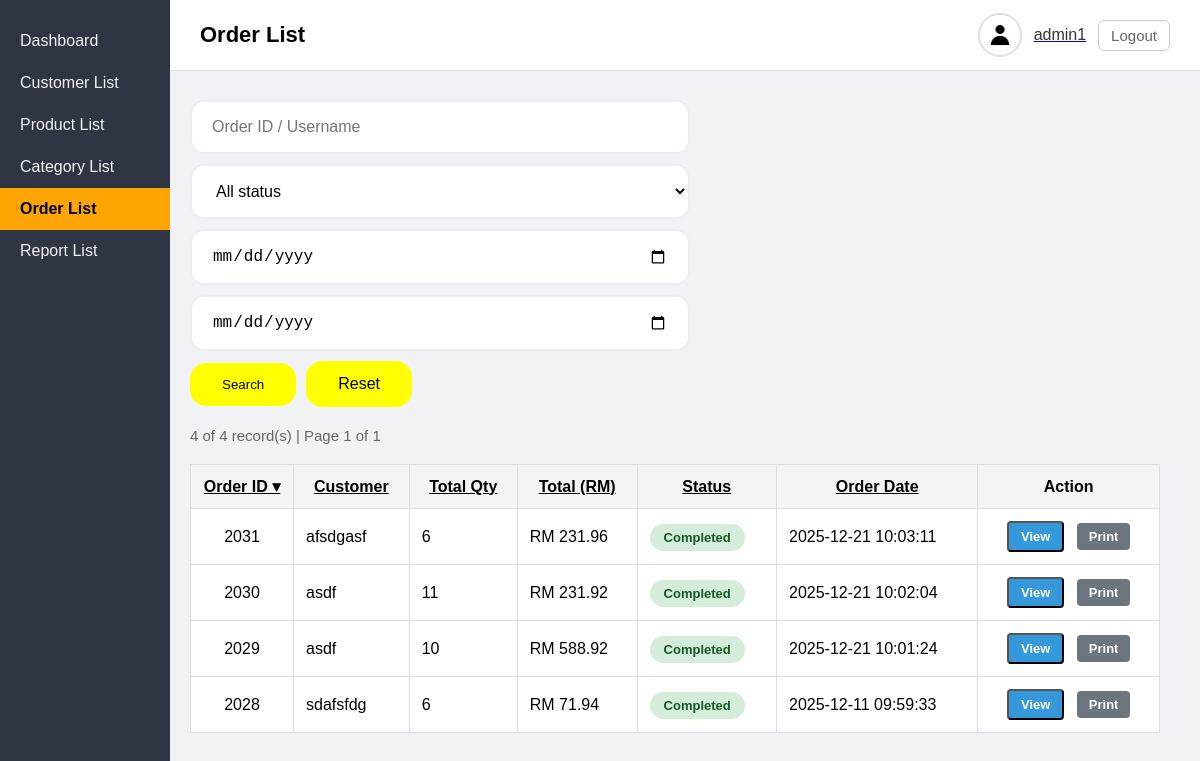
Screenshot of /admin/page/order.php (signed in) with the database file from the repository.
### tables this page shows
CREATE TABLE `orders` (
  `order_id` int(11) NOT NULL,
  `customer_id` int(11) NOT NULL,
  `total_amount` decimal(10,2) NOT NULL,
  `status` enum('pending','completed','shipping') NOT NULL DEFAULT 'pending',
  `order_date` timestamp NOT NULL DEFAULT current_timestamp(),
  `shipping_address` text NOT NULL,
  `shipping_city` varchar(100) NOT NULL,
  `shipping_state` varchar(100) NOT NULL,
  `shipping_postcode` varchar(20) NOT NULL
);

CREATE TABLE `customer` (
  `customer_id` int(11) NOT NULL,
  `username` varchar(100) NOT NULL,
  `email` varchar(100) NOT NULL,
  `is_verified` tinyint(1) DEFAULT 0,
  `password` varchar(255) NOT NULL,
  `failed_attempt` int(11) NOT NULL DEFAULT 0,
  `last_failed_at` datetime DEFAULT NULL,
  `phone` varchar(20) NOT NULL,
  `created_at` datetime NOT NULL DEFAULT current_timestamp(),
  `photo` varchar(255) NOT NULL,
  `is_blocked` tinyint(1) NOT NULL DEFAULT 0
);

### admin/lib/SimplePager.php (called while the page is built, shortened)
<?php
class SimpleOPager {
    public function __construct(
        string $list_sql,
        string $count_sql,
        array  $params,
        int    $limit,
        int    $page
    ) {
        global $_db;
        $this->limit = max((int)$limit, 1);
        $this->page  = max((int)$page, 1);
        $stm = $_db->prepare($count_sql);
        $stm->execute($params);
        $this->item_count = (int)$stm->fetchColumn();
        $this->page_count = max((int)ceil($this->item_count / $this->limit), 1);
        $offset = ($this->page - 1) * $this->limit;
        $final_sql = $list_sql . " LIMIT $offset, {$this->limit}";
        $stm = $_db->prepare($final_sql);
        $stm->execute($params);
        $this->result = $stm->fetchAll();
        $this->count = count($this->result);
    }
}

### admin/page/order.php (the view, shortened to what this page needs)
<?php
require '../_base.php';
$current = 'order';
$_title  = 'Order List';
$date_from = req('date_from');
$date_to   = req('date_to');
$fields = [
    'o.order_id'     => 'Order ID',
    'c.username'     => 'Customer',
    'total_qty'      => 'Total Qty',
    'o.total_amount' => 'Total (RM)',
    'o.status'       => 'Status',
    'o.order_date'   => 'Order Date',
];
$sql = "
    SELECT
        o.order_id,
        o.total_amount,
        o.status,
        o.order_date,
        c.username,
        COALESCE(SUM(oi.quantity), 0) AS total_qty
    FROM orders o
    LEFT JOIN customer c ON o.customer_id = c.customer_id
    LEFT JOIN order_item oi ON o.order_id = oi.order_id
    WHERE 1 = 1
";
$count_sql = "
    SELECT COUNT(DISTINCT o.order_id)
    FROM orders o
    LEFT JOIN customer c ON o.customer_id = c.customer_id
    LEFT JOIN order_item oi ON o.order_id = oi.order_id
    WHERE 1 = 1
";
$params = [];
$q = [];
$status_list = [
    'pending'   => 'Paid',
    'shipping'  => 'Shipping',
    'completed' => 'Completed',
];
$sql .= " GROUP BY o.order_id";
$qs = implode('&', $q);
$sort = req('sort');
if (!array_key_exists($sort, $fields)) {
    $sort = 'o.order_id';
}
$dir = req('dir');
if (!in_array($dir, ['asc', 'desc'])) {
    $dir = 'desc';
}
$sql .= " ORDER BY $sort $dir";
$page = max(1, (int)req('page', 1));
require_once '../lib/SimplePager.php';
$p = new SimpleOPager(
    $sql,
    $count_sql,
    $params,
    10,
    $page
);
$arr = $p->result;
include '../_head.php';
?>
<div class="content">
    <form method="get" class="search-form" style="display:flex; gap:10px; flex-wrap:wrap; margin-bottom:20px; align-items:center;">
        <?= html_search('name', 'Order ID / Username') ?>
        <?= html_select('status', $status_list, 'All status', '', true) ?>
        <input type="date" name="date_from" value="<?= encode($date_from) ?>">
        <input type="date" name="date_to" value="<?= encode($date_to) ?>">
        <button style="padding:14px 32px; background:yellow; color:black; border:none; border-radius:16px;">
            Search
        </button>
        <a href="order.php" style="padding:14px 32px; background:yellow; color:black; border:none; border-radius:16px; text-decoration:none;">
            Reset
        </a>
    </form>
    <p style="margin:20px 0; color:#666; font-size:15px;">
        <?= $p->count ?> of <?= $p->item_count ?> record(s) |
        Page <?= $p->page ?> of <?= $p->page_count ?>
    </p>
    <table class="product-table">
        <tr>
            <?= table_headers($fields, $sort, $dir, "page=$page&$qs") ?>
            <th style="text-align:center;">Action</th>
        </tr>
        <?php if (empty($arr)): ?>
            <tr>
                <td colspan="7" style="text-align:center; padding:40px; color:#999;">No order found</td>
            </tr>
        <?php else: ?>
            <?php foreach ($arr as $s): ?>
                <tr>
                    <td><?= encode($s->order_id) ?></td>
                    <td><?= $s->username ? encode($s->username) : '<em style="color:#999;">(no user)</em>' ?></td>
                    <td><?= (int)$s->total_qty ?></td>
                    <td>RM <?= number_format($s->total_amount, 2) ?></td>
                    <td>
                        <?php
                        $status_class = match ($s->status) {
                            'pending'   => 'background:#fff3cd;color:#856404;',
                            'shipping'  => 'background:#cce5ff;color:#004085;',
                            'completed' => 'background:#d4edda;color:#155724;',
                        };
                        ?>
                        <span style="padding:6px 14px; border-radius:20px; font-size:13px; font-weight:600; <?= $status_class ?>">
                            <?= ucfirst($s->status) ?>
                        </span>
                    </td>
                    <td><?= encode($s->order_date) ?></td>
                    <td style="text-align:center; white-space:nowrap;">
                        <button data-get="../order/detail.php?id=<?= encode($s->order_id) ?>" class="btn action-btn">View</button>
                        <?php if ($s->status === 'completed'): ?>
                            <a href="../order/export.php?id=<?= encode($s->order_id) ?>" target="_blank" class="btn btn-print">Print</a>
                        <?php endif; ?>
                    </td>
                </tr>
            <?php endforeach; ?>
        <?php endif; ?>
    </table>
</div>
<?php include '../_foot.php'; ?>

### admin/_head.php (shortened to what this page needs)
<!DOCTYPE html>
<html>
<head>
    <link rel="stylesheet" href="/admin/css/app.css">
    <link href='https://unpkg.com/boxicons@2.1.4/css/boxicons.min.css' rel='stylesheet'>
    <link href='https://cdn.boxicons.com/3.0.5/fonts/basic/boxicons.min.css' rel='stylesheet'>
</head>
<body class="<?= htmlspecialchars($_body_class ?? '') ?>">
<?php if (isset($_SESSION['admin_id'])): ?>
    <?php
        $admin_id = $_SESSION['admin_id'];
        $stm = $_db->prepare('SELECT * FROM admin WHERE admin_id = ? ');
        $stm->execute([$admin_id]);
        $admin = $stm->fetch();
        $profile_pic = $_SESSION['profile_pic'] = $admin->photo ?: 'default_pic.jpg';
    ?>
    <div class="sidebar">
        <ul>
            <li class="<?= $current == 'dashboard' ? 'active' : '' ?>">
                <a href="/admin/page/dashboard.php">Dashboard</a>
            </li>
            <li class="<?= $current == 'customer' ? 'active' : '' ?>">
                <a href="/admin/page/customer.php">Customer List</a>
        </li>
        <li class="<?= $current == 'product' ? 'active' : '' ?>">
                <a href="/admin/page/product.php">Product List</a>
            </li>
            <li class="<?= $current == 'category' ? 'active' : '' ?>">
                <a href="/admin/page/category.php">Category List</a>
            </li>
            <li class="<?= $current == 'order' ? 'active' : '' ?>">
                <a href="/admin/page/order.php">Order List</a>
            </li>
            <li class="<?= $current == 'report' ? 'active' : '' ?>">
                <a href="/admin/page/report.php">Report List</a>
            </li>
        </ul>
    </div>
<main>
        <div class="header">
            <h2><?= $_title ?></h2>
            <div class="user-info">
            <img
            src="/admin/images/profile/<?= $profile_pic ?>"
            alt="<?= htmlspecialchars($_SESSION['admin_username']) ?>'s Profile"
            class="img"
            onclick="window.location.href='/admin/page/adminprofile.php'"
            style="cursor:pointer;"
            >
            <a href="/admin/page/adminprofile.php">
                <span><?= htmlspecialchars($_SESSION['admin_username']) ?></span>
                <a href="/admin/page/adminlogout.php" class="logout">Logout</a>
            </div>
        </div>
        <?php endif; ?>

### admin/css/app.css (style rules this page uses)
body { margin: 0; font-family: Arial, sans-serif; background: #f1f2f6; }
.sidebar { width: 170px; height: 100vh; background: #2f3542; position: fixed; top: 0; left: 0; padding-top: 20px; color: white; }
.sidebar ul { margin-bottom: 15px; list-style: none; padding: 0; margin: 0; }
.sidebar ul li a { display: block; padding: 12px 20px; color: #f1f2f6; text-decoration: none; font-size: 16px; }
.sidebar ul li.active a { background: #ffa502; color: black !important; font-weight :bold; }
.header { height: 70px; display: flex; justify-content: space-between; align-items: center; padding: 0 30px; background: #fff; border-bottom: 1px solid #e5e5e5; position: fixed; top: 0; left: 170px; right: 0; z-index: 10; }
.header h2 { margin: 0; font-size: 22px; font-weight: 600; }
.user-info { display: flex; align-items: center; gap: 12px; }
.user-info img { width: 40px; height: 40px; border-radius: 50%; object-fit: cover; border: 2px solid #ddd; }
.user-info span { font-size: 16px; font-weight: 500; color: #333; }
.user-info a.logout { text-decoration: none; font-size: 15px; color: #666; padding: 6px 12px; border: 1px solid #ccc; border-radius: 6px; transition: 0.2s ease; }
.content { margin-left: 150px; padding: 100px 40px 40px 40px; }
table { width: 100%; border-collapse: collapse; margin-top: 20px; background: white; }
table th, table td { border: 1px solid #ddd; padding: 12px; }
table th { background: #f4f4f4; font-weight: bold; }
.btn { display: inline-block; padding: 6px 12px; margin: 0 4px; border-radius: 4px; text-decoration: none; font-size: 13px; font-weight: bold; color: white; }
.btn { background: #3498db; }
.btn-print { background-color: #6c757d; color: white; }
.search-form { display: flex; align-items: center; gap: 12px; flex-wrap: wrap; flex: 1; max-width: 500px; }
.product-table td:first-child { width: 90px; padding: 6px; text-align: center; }
input, select, textarea { width: 100%; padding: 16px 20px; border: 2px solid #eee; border-radius: 14px; font-size: 16px; background: #fff; box-sizing: border-box; transition: all 0.3s; }

### rows the page displays
orders: order_id "2031", customer.username "afsdgasf", total_qty "6", total_amount "231.96", status "Completed", order_date "2025-12-21 10:03:11"
orders: order_id "2030", customer.username "asdf", total_qty "11", total_amount "231.92", status "Completed", order_date "2025-12-21 10:02:04"
orders: order_id "2029", customer.username "asdf", total_qty "10", total_amount "588.92", status "Completed", order_date "2025-12-21 10:01:24"
orders: order_id "2028", customer.username "sdafsfdg", total_qty "6", total_amount "71.94", status "Completed", order_date "2025-12-11 09:59:33"

### other values shown
$_title "Order List"
$_SESSION['admin_username'] "admin1"
$p->count "4"
$p->item_count "4"
$p->page "1"
$p->page_count "1"
$v "Order ID"
$v "Customer"
$v "Total Qty"
$v "Total (RM)"
$v "Status"
$v "Order Date"
form field status "All status"
